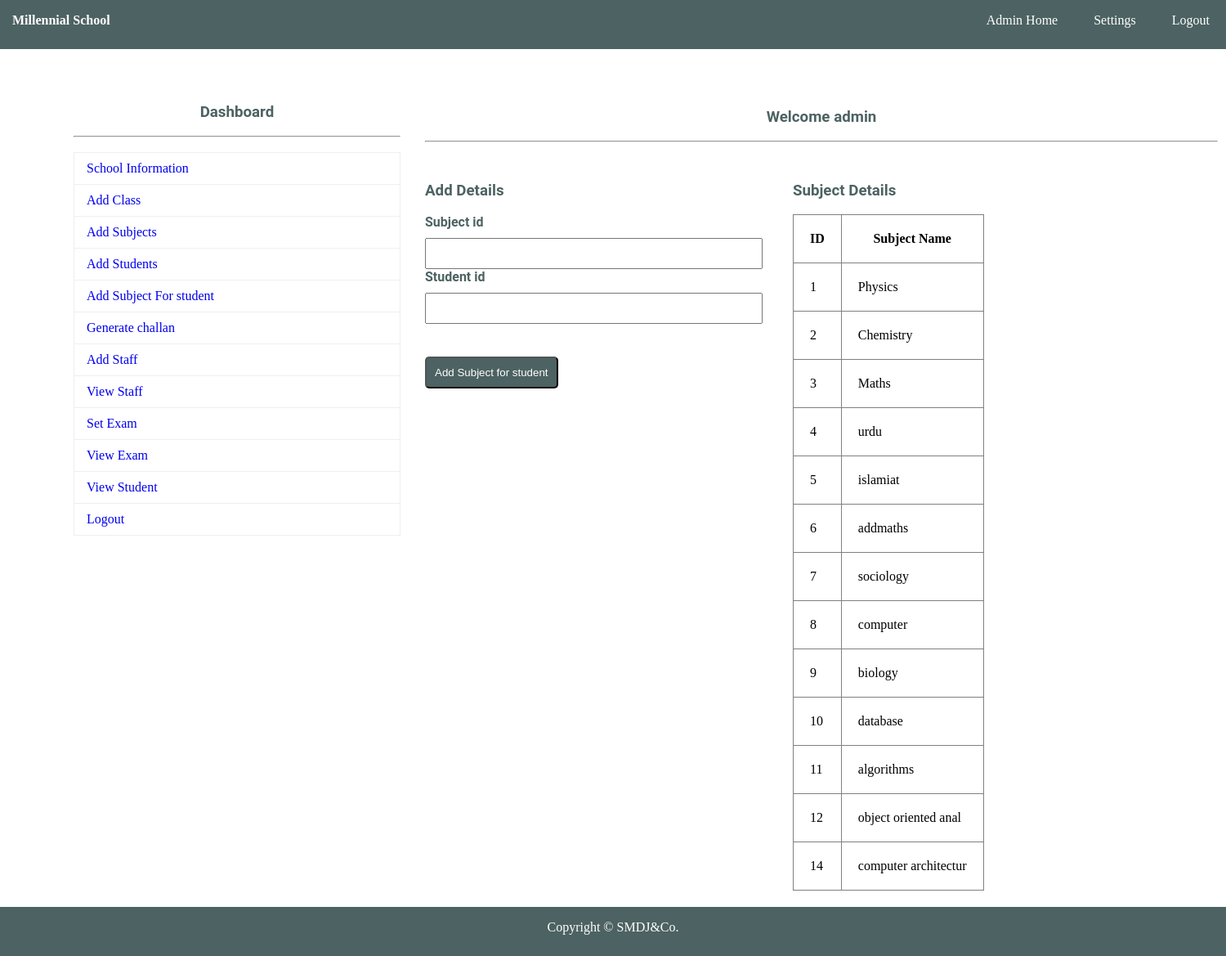
The page /MillennialSchool.com/school/add_sub.php (signed in) on the database its author committed.
### tables this page shows
CREATE TABLE `course` (
  `id` int(11) NOT NULL,
  `name` varchar(20) NOT NULL
);

### MillennialSchool.com/school/add_sub.php (the view, shortened to what this page needs)
<?php
	include"database.php";
?>
<!DOCTYPE html>
<html>
	<head>
		<link rel="stylesheet" type="text/css" href="css/style.css">
	</head>
	<body>
				<?php include"navbar.php";?><br>
			<div id="section">
					<?php include"sidebar.php";?><br><br><br>
					<h3 class="text">Welcome <?php echo $_SESSION["ANAME"]; ?></h3><br><hr><br>
					<div class="content1">
						<h3 > Add Details</h3><br>
						<form method="post" action="<?php echo $_SERVER["PHP_SELF"];?>">
						   <label>Subject id</label><br>
						   <input type="id" name="subject_id" required class="input">
						   <label>Student id</label><br/>
						     <input type="id" name="student_id" required class="input">
						   <button type="submit" class="btn" name="submit">Add Subject for student</button>
						</form>
					</div>
				<div class="tbox" >
					<h3 style="margin-top:30px;"> Subject Details</h3><br>
					<table border="1px" >
						<tr>
							<th>ID</th>
							<th>Subject Name</th>
						</tr>
						<?php
							$s="select * from course";
							$res=$db->query($s);
							if($res->num_rows>0)
							{
								while($r=$res->fetch_assoc())
								{
									echo "
										<tr>
										<td>{$r["id"]}</td>
										<td>{$r["name"]}</td>
										</tr>
									";
								}
							}
							else
							{
								echo "No Record Found";
							}
						?>
					</table>
				</div>
			</div>
				<?php include"footer.php";?>
	</body>
</html>

### MillennialSchool.com/school/css/style.css (style rules this page uses)
* { padding:0px; margin:0px; }
html { background:#fff; }
h1,h2,h3,h4,h5,h6,label { font-family:roboto; color:#4D6262; }
.btn { border-radius:5px; padding:10px; background:#4D6262; color:white; margin-top:40px; }
.input { height:30px; width:90%; padding:2px; margin-top:10px; }
label { font-weight:bold; }
.content1 { margin-top:30px; }
.text { text-align:center; }
#section { height:auto; width:1400px; margin-left:90px; font-family:cambria; }
.content1 { margin-top:30px; height:auto; width:450px; float:left; }
.tbox { float:left; }
.tbox table { border-collapse:collapse; }
tr,td,th { padding:20px; }
table { border-collapse:collapse; }

### rows shown on the page
course: id "1", name "Physics"
course: id "2", name "Chemistry"
course: id "3", name "Maths"
course: id "4", name "urdu"
course: id "5", name "islamiat"
course: id "6", name "addmaths"
course: id "7", name "sociology"
course: id "8", name "computer"
course: id "9", name "biology"
course: id "10", name "database"
course: id "11", name "algorithms"
course: id "12", name "object oriented anal"
course: id "14", name "computer architectur"

### other values the page prints
$_SESSION["ANAME"] "admin"
